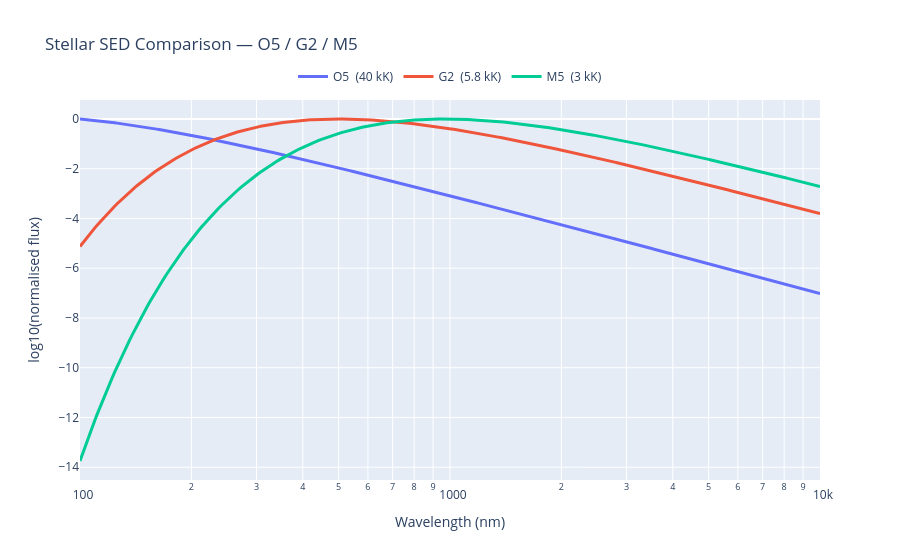

Notebook source saved alongside this figure:
### Markdown cell above
## 1. Stellar SED Comparison (O5 / G2 / M5)

Blackbody-approximated spectral energy distributions. O5 (40,000 K) peaks in far-UV; G2 (5,800 K) in visible; M5 (3,000 K) in NIR. Drives `c/sed-bands` in `stellar-sed-system`.

### Code cell
def planck(lam_m, T):
    h, c, kB = 6.62607015e-34, 2.99792458e8, 1.380649e-23
    return (2*h*c**2/lam_m**5) / (np.exp(h*c/(lam_m*kB*T)) - 1)

lam_nm = np.logspace(2, 4, 300)
lam_m  = lam_nm * 1e-9

fig = go.Figure()
for label, T in [("O5  (40 kK)", 40000), ("G2  (5.8 kK)", 5800), ("M5  (3 kK)", 3000)]:
    spec = planck(lam_m, T)
    fig.add_trace(go.Scatter(x=lam_nm, y=np.log10(spec/spec.max()), mode='lines', name=label, line=dict(width=3)))

fig.update_layout(title="Stellar SED Comparison — O5 / G2 / M5",
                  xaxis_title="Wavelength (nm)", yaxis_title="log10(normalised flux)",
                  legend=dict(orientation='h', y=1.1, x=0.5, xanchor='center'))
fig.update_xaxes(type="log")
fig.show()

### Figure 1 — Plotly figure (JSON) as saved in the notebook; plotly's stock layout.template omitted (floating-point values rounded to 4 significant figures; data arrays with more than 128 entries replaced by an {"elided": "..."} marker saying what was removed)
{"data": [{"line": {"width": 3}, "mode": "lines", "name": "O5  (40 kK)", "type": "scatter", "x": {"elided": "300 float values"}, "y": {"elided": "300 float values"}}, {"line": {"width": 3}, "mode": "lines", "name": "G2  (5.8 kK)", "type": "scatter", "x": {"elided": "300 float values"}, "y": {"elided": "300 float values"}}, {"line": {"width": 3}, "mode": "lines", "name": "M5  (3 kK)", "type": "scatter", "x": {"elided": "300 float values"}, "y": {"elided": "300 float values"}}], "layout": {"legend": {"orientation": "h", "x": 0.5, "xanchor": "center", "y": 1.1}, "title": {"text": "Stellar SED Comparison — O5 / G2 / M5"}, "xaxis": {"title": {"text": "Wavelength (nm)"}, "type": "log"}, "yaxis": {"title": {"text": "log10(normalised flux)"}}}}
